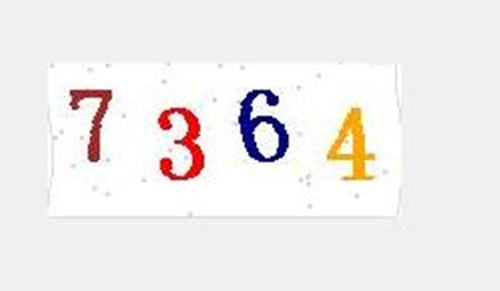
#> input picture code.jpeg, 500 x 291 px
$ python Verify_code.py
#> lines starting #> are read from the running program, lines starting #| are printed output that depends on the picture; after the words box and inside, x2 and y2 are one past the last pixel; in counts of white or black regions, pixels touching at a corner belong together
#> further down, src is the input picture: shape (291, 500, 3); mean B, G, R 235.9, 236.8, 239.9
# import cv2 as cv
# import os
#
# '''
# step:
# 1.图片处理 - 对图片进行降噪、二值化处理
# 2.切割图片 - 将图片切割成单个字符并保存
# 3.人工标注 - 对切割的字符图片进行人工标注，作为训练集
# 4.训练数据 - 用KNN算法训练数据
# 5.检测结果 - 用上一步的训练结果识别新的验证码
# '''
#
# PROJECT_ROOT = os.path.dirname(os.path.realpath(__file__))
# img_path = os.path.join(PROJECT_ROOT,'code.jpeg')
# img = cv.imread(img_path)
# gray_img = cv.cvtColor(img,cv.COLOR_BGR2GRAY)  # 先转换为灰度图才能够使用图像阈值化
# #cv.adaptiveThreshold()  大于127=>0   小于127=>255
# ret, img_invert = cv.threshold(gray_img,127,255,cv.THRESH_BINARY_INV)


import cv2 as cv
from PIL import Image
import pytesseract #要配置tesseract-ocr 引擎的

def recognize_text():
    gray = cv.cvtColor(src, cv.COLOR_BGR2GRAY)
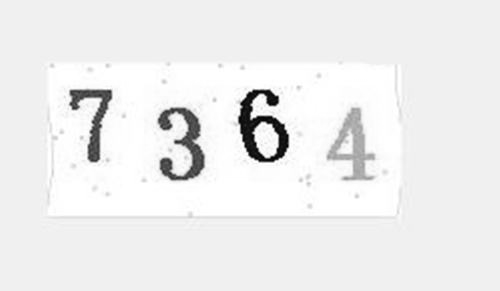
#> gray: shape (291, 500); min 5, max 255, mean 237.6
    ret, binary = cv.threshold(gray, 0, 255, cv.THRESH_BINARY_INV | cv.THRESH_OTSU)
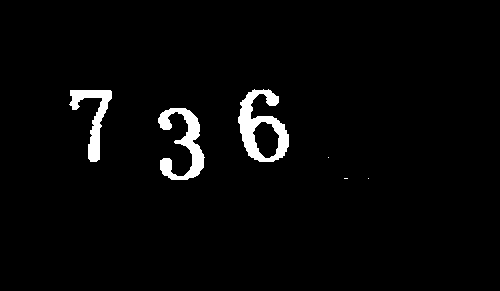
#> binary: shape (291, 500); 2.9% white; 6 white regions (3 under 20 px), largest, box (x1, y1, x2, y2) and area: (238, 89, 289, 162) 1692, (158, 108, 205, 180) 1426, (69, 90, 112, 162) 1048
#> ret = 153
    kernel = cv.getStructuringElement(cv.MORPH_RECT, (1, 6))#去除线
    binl = cv.morphologyEx(binary, cv.MORPH_OPEN, kernel)
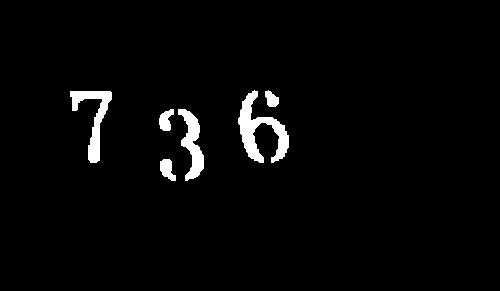
#> binl: shape (291, 500); 2.7% white; 6 white regions, box (x1, y1, x2, y2) and area: (238, 90, 289, 163) 1453, (70, 91, 112, 163) 1010, (178, 109, 204, 181) 889, (160, 159, 176, 181) 228, (159, 109, 174, 131) 216, (265, 90, 279, 107) 163
    kernel = cv.getStructuringElement(cv.MORPH_RECT, (5, 1))
    open_out = cv.morphologyEx(binl, cv.MORPH_OPEN, kernel)
#> open_out: shape (291, 500); 2.7% white; 6 white regions, box (x1, y1, x2, y2) and area: (238, 91, 289, 163) 1445, (70, 91, 112, 163) 1010, (178, 109, 204, 179) 882, (160, 159, 176, 181) 228, (159, 110, 174, 131) 212, (265, 91, 279, 107) 162
    cv.bitwise_not(open_out, open_out)# 黑色背景变为白色背景
    cv.imshow('open_out', open_out)

    textImage = Image.fromarray(open_out)#从np.array 转换成<class 'PIL.Image.Image'>，pytesseract需要接受此类型
    text = pytesseract.image_to_string(textImage)
    print("This OK:%s"%text)

if __name__ == '__main__':
    src = cv.imread("code.jpeg")
    cv.imshow("src", src)
    recognize_text()
#> (the call stopped at in recognize_text, `text = pytesseract.image_to_string(textImage)`: pytesseract is not available in this run)
    cv.waitKey(0)
    cv.destroyAllWindows()

$ run again, with 123.jpg copied over code.jpeg
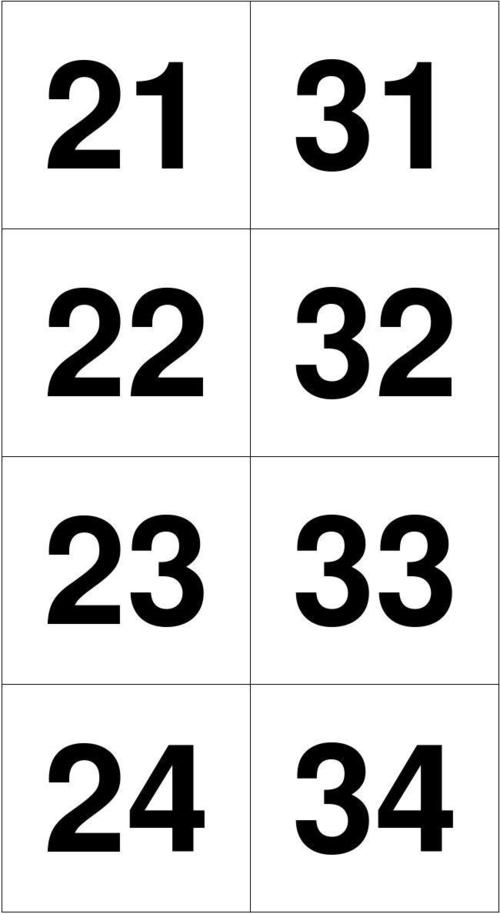
#> input picture 123.jpg, 500 x 914 px
#> src is the input picture: shape (914, 500, 3); min 0, max 255, mean 216
#> in recognize_text, `ret, binary = cv.threshold(gray, 0, 255, cv.THRESH_BINARY_INV | cv.THR..`:
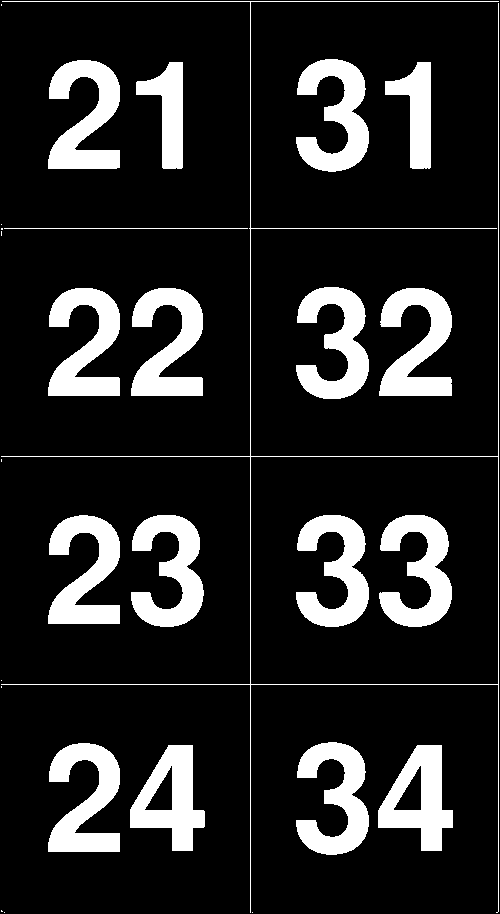
#> binary: shape (914, 500); 15.2% white; 28 white regions (10 under 20 px), largest, box (x1, y1, x2, y2) and area: (48, 515, 120, 624) 4408, (379, 288, 452, 396) 4403, (48, 60, 120, 169) 4400
#> ret = 132
#> binl: shape (914, 500); 14.8% white; 18 white regions, largest, box (x1, y1, x2, y2) and area: (48, 516, 120, 625) 4408, (48, 61, 120, 170) 4400, (48, 744, 120, 853) 4394
#> in recognize_text, `open_out = cv.morphologyEx(binl, cv.MORPH_OPEN, kernel)`:
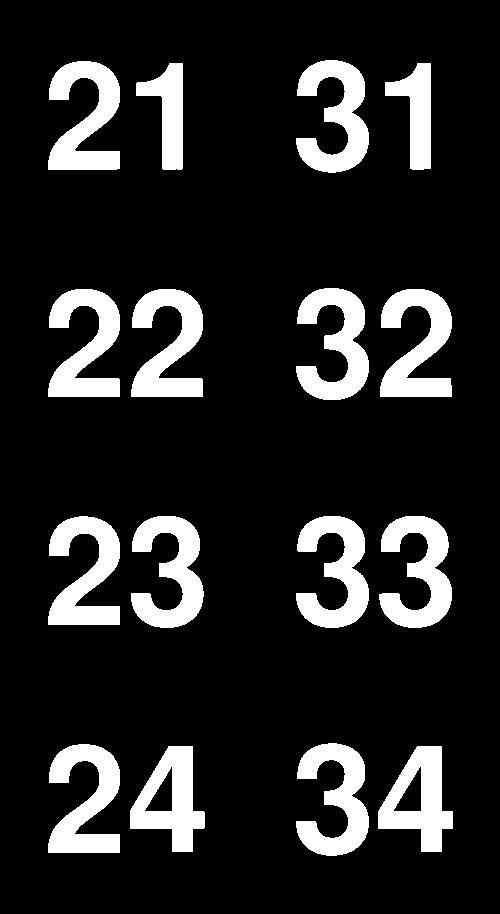
#> open_out: shape (914, 500); 14.4% white; 16 white regions, largest, box (x1, y1, x2, y2) and area: (48, 516, 120, 625) 4408, (48, 61, 120, 170) 4400, (48, 744, 120, 853) 4394

$ run again, with test.jpg copied over code.jpeg
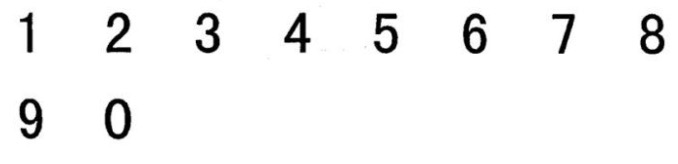
#> input picture test.jpg, 678 x 164 px
#> src is the input picture: shape (164, 678, 3); min 0, max 255, mean 245.1
#> in recognize_text, `ret, binary = cv.threshold(gray, 0, 255, cv.THRESH_BINARY_INV | cv.THR..`:
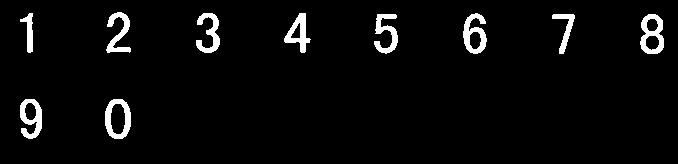
#> binary: shape (164, 678); 4% white; 10 white regions, largest, box (x1, y1, x2, y2) and area: (640, 14, 664, 54) 530, (105, 99, 131, 139) 519, (463, 13, 487, 54) 514
#> ret = 143
#> binl: shape (164, 678); 3.3% white; 28 white regions (7 under 20 px), largest, box (x1, y1, x2, y2) and area: (285, 14, 306, 54) 387, (107, 13, 130, 54) 265, (209, 14, 220, 54) 249
#> in recognize_text, `open_out = cv.morphologyEx(binl, cv.MORPH_OPEN, kernel)`:
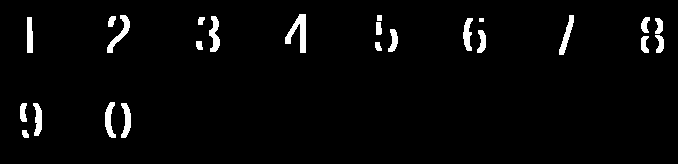
#> open_out: shape (164, 678); 3% white; 24 white regions, largest, box (x1, y1, x2, y2) and area: (285, 14, 306, 53) 383, (107, 15, 130, 53) 256, (209, 16, 220, 52) 237
